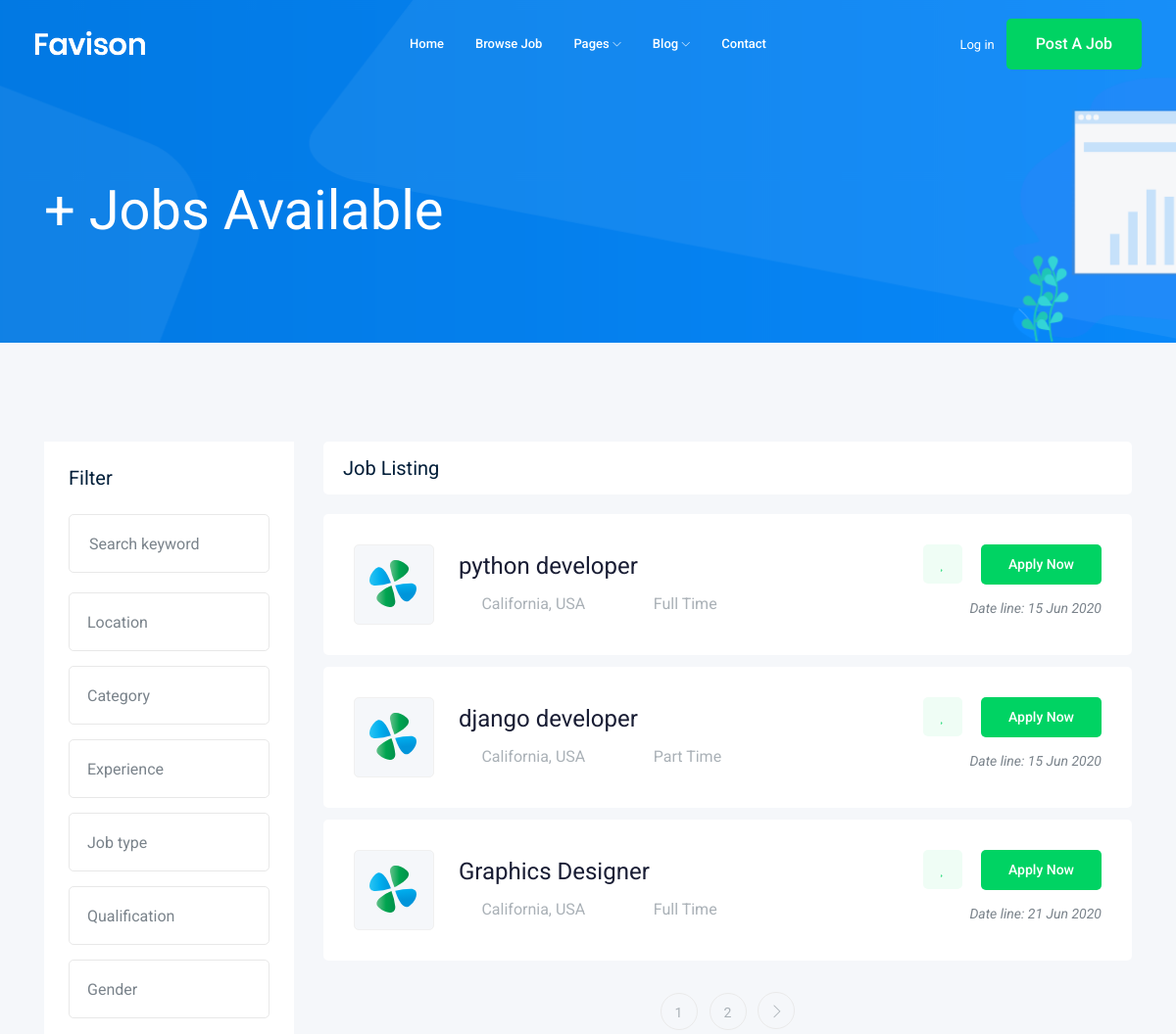
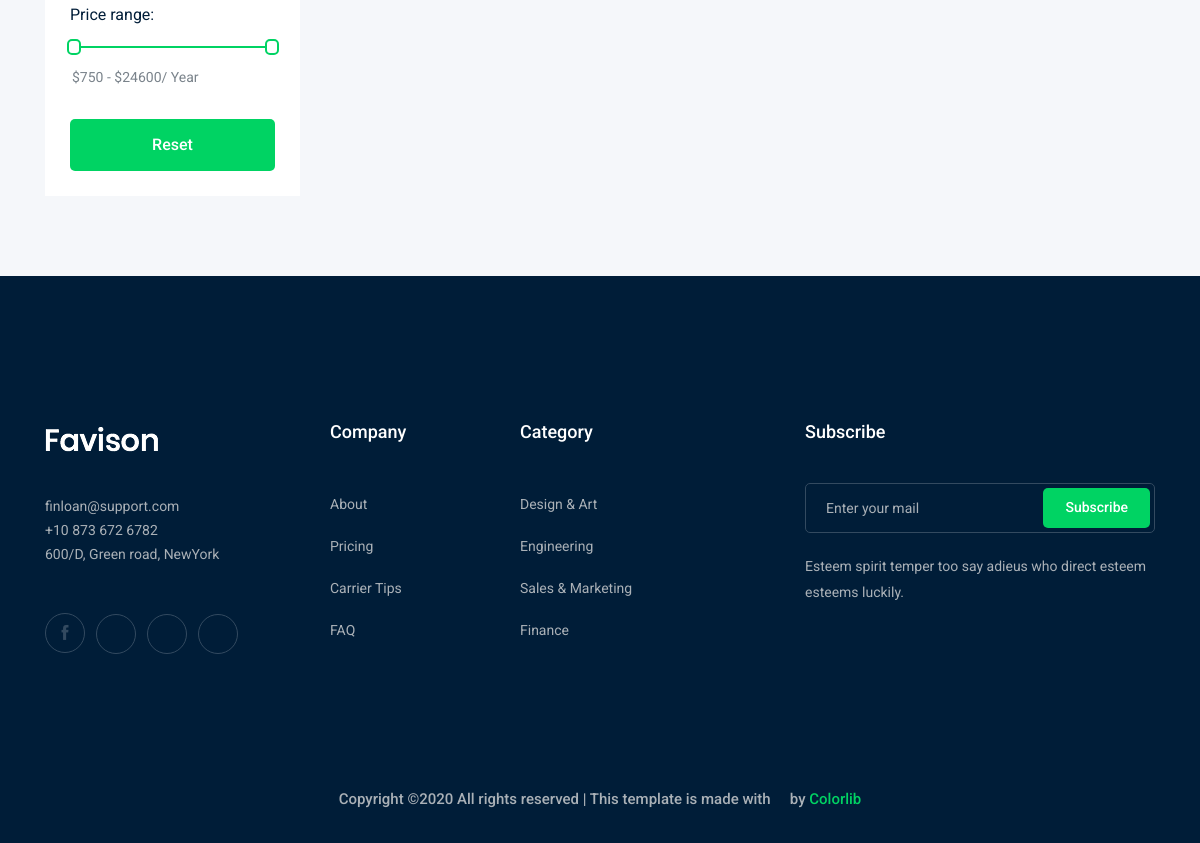
Screenshot of /jobs/ with the database file from the repository (2 pictures, top to bottom).
### job/models.py (models this page shows, shortened)
class Job(models.Model):
    owner = models.ForeignKey(
        User, related_name='job_owner', on_delete=models.CASCADE)
    title = models.CharField(max_length=100)
    job_tybe = models.CharField(max_length=15, choices=JOB_TYPE)
    description = models.TextField(max_length=1000)
    published_at = models.DateTimeField(auto_now=True)
    vacancy = models.IntegerField(default=1)
    salary = models.IntegerField(default=0)
    experience = models.IntegerField(default=1)
    category = models.ForeignKey('Category', on_delete=models.CASCADE)
    image = models.ImageField(upload_to=image_uplaod)
    slug = models.SlugField(blank=True, null=True)
    def __str__(self):
        return self.title

### job/views.py (the view)
# urls.py: path('', views.job_list, name='job_list'),
def job_list(request):
    job_list = Job.objects.all()
    paginator = Paginator(job_list, 3)  # Show 25 contacts per page
    page_number = request.GET.get('page')
    page_obj = paginator.get_page(page_number)
    context = {'jobs': page_obj}  # template name
    return render(request, 'job/job_list.html', context)

### job/templates/job/job_list.html (shortened to what this page needs)
{% extends 'base.html' %}
{% block body %}
    <div class="bradcam_area bradcam_bg_1">
        <div class="container">
            <div class="row">
                <div class="col-xl-12">
                    <div class="bradcam_text">
                        <h3>{{jobs.count}}+ Jobs Available</h3>
                    </div>
                </div>
            </div>
        </div>
    </div>
    <div class="job_listing_area plus_padding">
        <div class="container">
            <div class="row">
                <div class="col-lg-3">
                    <div class="job_filter white-bg">
                        <div class="form_inner white-bg">
                            <h3>Filter</h3>
                            <form action="#">
                                <div class="row">
                                    <div class="col-lg-12">
                                        <div class="single_field">
                                            <input type="text" placeholder="Search keyword">
                                        </div>
                                    </div>
                                    <div class="col-lg-12">
                                    </div>
                                    <div class="col-lg-12">
                                    </div>
                                    <div class="col-lg-12">
                                    </div>
                                    <div class="col-lg-12">
                                    </div>
                                    <div class="col-lg-12">
                                    </div>
                                    <div class="col-lg-12">
                                    </div>
                                </div>
                            </form>
                        </div>
                        <div class="range_wrap">
                            <label for="amount">Price range:</label>
                            <div id="slider-range"></div>
                            <p>
                                <input type="text" id="amount" readonly style="border:0; color:#7A838B; font-size: 14px; font-weight:400;">
                            </p>
                        </div>
                        <div class="reset_btn">
                            <button  class="boxed-btn3 w-100" type="submit">Reset</button>
                        </div>
                    </div>
                </div>
                <div class="col-lg-9">
                    <div class="recent_joblist_wrap">
                        <div class="recent_joblist white-bg ">
                            <div class="row align-items-center">
                                <div class="col-md-6">
                                    <h4>Job Listing</h4>
                                </div>
                                <div class="col-md-6">
                                </div>
                            </div>
                        </div>
                    </div>
                    <div class="job_lists m-0">
                        <div class="row">
                        {% for job in jobs %}
                            <div class="col-lg-12 col-md-12">
                                <div class="single_jobs white-bg d-flex justify-content-between">
                                    <div class="jobs_left d-flex align-items-center">
                                        <div class="thumb">
                                            <img src="img/svg_icon/1.svg" alt="">
                                        </div>
                                        <div class="jobs_conetent">
                                            <a href="{% url 'jobs:job_detail' job.slug %}"><h4>{{job}}</h4></a>
                                            <div class="links_locat d-flex align-items-center">
                                                <div class="location">
                                                    <p> <i class="fa fa-map-marker"></i> California, USA</p>
                                                </div>
                                                <div class="location">
                                                    <p> <i class="fa fa-clock-o"></i>{{job.job_tybe}}</p>
                                                </div>
                                            </div>
                                        </div>
                                    </div>
                                    <div class="jobs_right">
                                        <div class="apply_now">
                                            <a class="heart_mark" href="#"> <i class="fa fa-heart"></i> </a>
                                            <a href="{% url 'jobs:job_detail' job.slug %}" class="boxed-btn3">Apply Now</a>
                                        </div>
                                        <div class="date">
                                            <p>Date line: {{job.published_at|date:'d M o'}}</p>
                                        </div>
                                    </div>
                                </div>
                            </div>
                        {% endfor %}
                        </div>
                        {% if jobs.has_other_pages %}
                        <div class="row">
                            <div class="col-lg-12">
                                <div class="pagination_wrap">
                                    <ul>
                                        {% for i in jobs.paginator.page_range  %}
                                        <li><a href="?page={{i}}"><span>{{i}}</span></a></li>
                                        {% endfor %}
                                    {% if jobs.has_next %}
                                        <li><a href="?page={{ jobs.next_page_number }}"> <i class="ti-angle-right"></i> </a></li>
                                    {% endif %}
                                    </ul>
                                </div>
                            </div>
                        </div>
                        {% endif %}
                    </div>
                </div>
            </div>
        </div>
    </div>
{% endblock %}

### rows the page displays
Job: title "python developer", job_tybe "Full Time", published_at "15 Jun 2020"
Job: title "django developer", job_tybe "Part Time", published_at "15 Jun 2020"
Job: title "Graphics Designer", job_tybe "Full Time", published_at "21 Jun 2020"

### other values shown
{{ i }} "1" "2"
